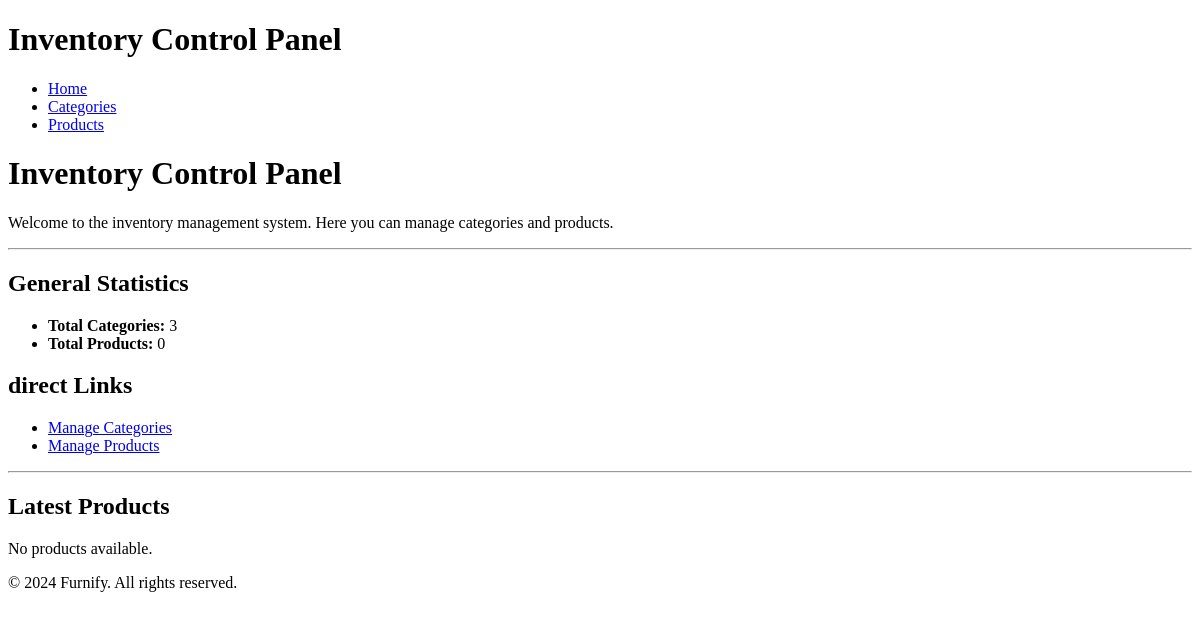
The app's page /inventory/, older data.
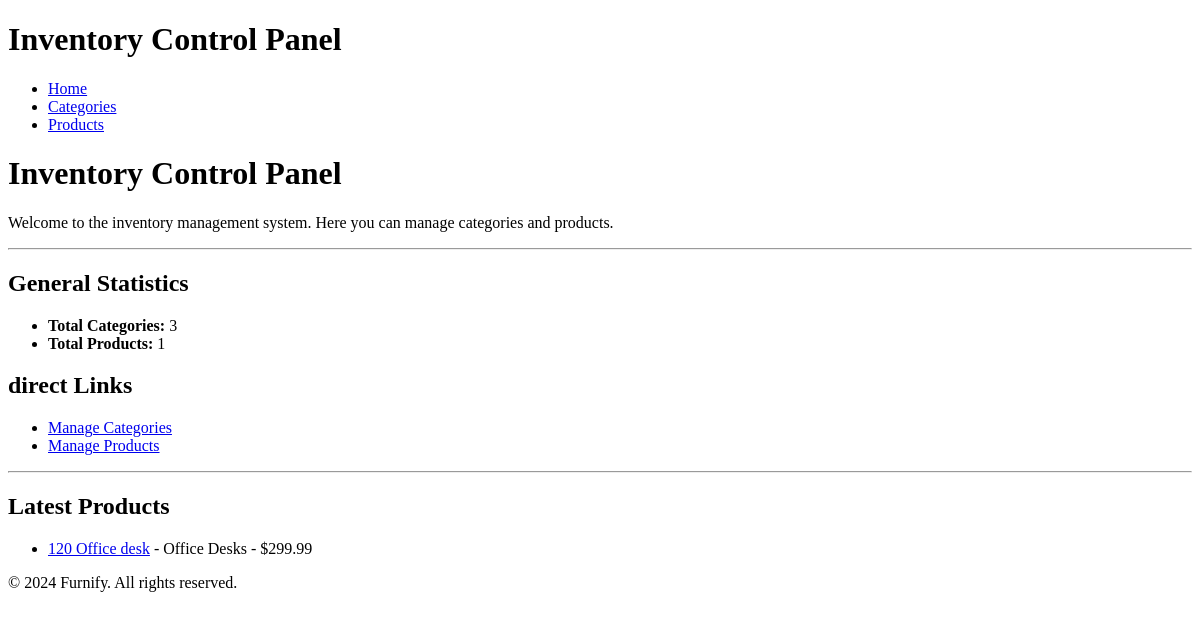
The same page, newer data.
### apps/inventory/models.py (models this page shows, shortened)
class Product(models.Model):
    name: str = models.CharField(
        'name',
        max_length=200,
        help_text="Name of the product."
    )
    slug: str = models.SlugField(
        'slug',
        max_length=200,
        unique=True,
        blank=True,
        help_text="URL-friendly identifier for SEO (must be unique)."
    )
    category: Category = models.ForeignKey(
        Category,
        verbose_name='category',
        on_delete=models.PROTECT,
        related_name='products',
        help_text="Category to which this product belongs."
    )
    description: str = models.TextField(
        'description',
        blank=True,
        help_text="Detailed description of the product."
    )
    price: float = models.DecimalField(
        'price',
        max_digits=10,
        decimal_places=2,
        help_text="Price of the product."
    )
    photo: str = models.ImageField(
        'photo',
        upload_to='products/',
        blank=True,
        help_text="Image of the product."
    )
    stock: int = models.PositiveIntegerField(
        'stock',
        default=0,
        help_text="Current stock level of the product."
    )
    created_at: datetime.datetime = models.DateTimeField(auto_now_add=True)
    updated_at: datetime.datetime = models.DateTimeField(auto_now=True)
    class Meta:
        verbose_name = "Product"
        verbose_name_plural = "Products"
        ordering = ['name']
    def get_absolute_url(self) -> str:
        return reverse('inventory:product_details', kwargs={'slug': self.slug})

class Category(models.Model):
    name: str = models.CharField(
        'name',
        max_length=100,
        unique=True,
        help_text="Name of the category (must be unique)."
    )
    slug: str = models.SlugField(
        'slug',
        max_length=100,
        unique=True,
        blank=True,
        help_text="URL-friendly identifier for SEO (must be unique)."
    )
    description: str = models.TextField(
        'description',
        blank=True, # The field is optional in forms.
        help_text="Detailed description of the category."
    )
    parent: Category | None = models.ForeignKey(
        'self',
        verbose_name='parent category',
        null=True,     # Allows the value in the database to be NULL (for root categories).
        blank=True,    # Allows the field to be empty in forms.
        related_name='children', # Allows accessing subcategories with `category.children.all()`.
        on_delete=models.PROTECT, # NEW CONCEPT: Prevents deletion if it has children.
        help_text="Parent category to which this subcategory belongs."
    )
    created_at: datetime.datetime = models.DateTimeField(auto_now_add=True)
    updated_at: datetime.datetime = models.DateTimeField(auto_now=True)
    class Meta:
        verbose_name = "Category"
        verbose_name_plural = "Categories"
        ordering = ['name']

### apps/inventory/views.py (the view)
# urls.py: path('', views.InventoryHomeView.as_view(), name='inventory_home'),
class InventoryHomeView(TemplateView):
    template_name = 'inventory/inventory_home.html'
    def get_context_data(self, **kwargs):
        context = super().get_context_data(**kwargs)
        context['category_count'] = Category.objects.count()
        context['product_count'] = Product.objects.count()
        context['latest_products'] = Product.objects.order_by('-created_at')[:5]
        return context

### apps/inventory/templates/inventory/inventory_home.html (shortened to what this page needs)
{% extends 'base.html' %}
{% block header %}Inventory Control Panel{% endblock %}
{% block content %}
<h1>Inventory Control Panel</h1>
<p>Welcome to the inventory management system. Here you can manage categories and products.</p>
<hr>
<h2>General Statistics</h2>
<ul>
    <li><strong>Total Categories:</strong> {{ category_count }}</li>
    <li><strong>Total Products:</strong> {{ product_count }}</li>
</ul>
<h2>direct Links</h2>
<ul>
    <li><a href="{% url 'inventory:category_list' %}">Manage Categories</a></li>
    <li><a href="{% url 'inventory:product_list' %}">Manage Products</a></li>
</ul>
<hr>
<h2>Latest Products</h2>
{% if latest_products %}
<ul>
    {% for product in latest_products %}
    <li>
        <a href="{{ product.get_absolute_url }}">{{ product.name }}</a> - {{ product.category.name }} -
        ${{ product.price }}
    </li>
    {% endfor %}
</ul>
{% else %}
<p>No products available.</p>
{% endif %}
{% endblock %}

Row changes from the older to the newer data that the page shows:
added Product: name "120 Office desk", category.name "Office Desks", price "299.99"
Text that changed along with them:
{{ product_count }}: "0" → "1"
text no longer shown: "No products available."
